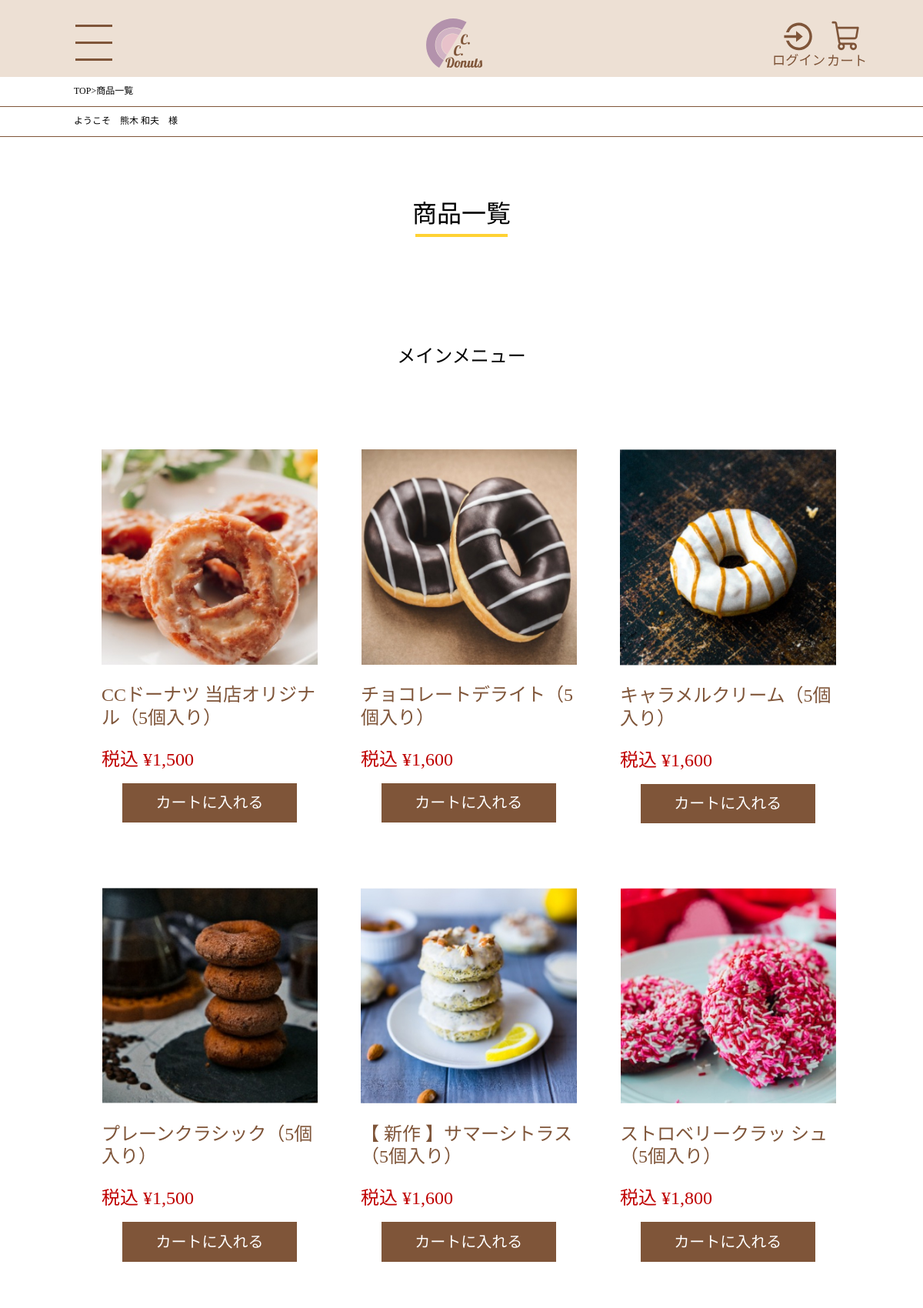
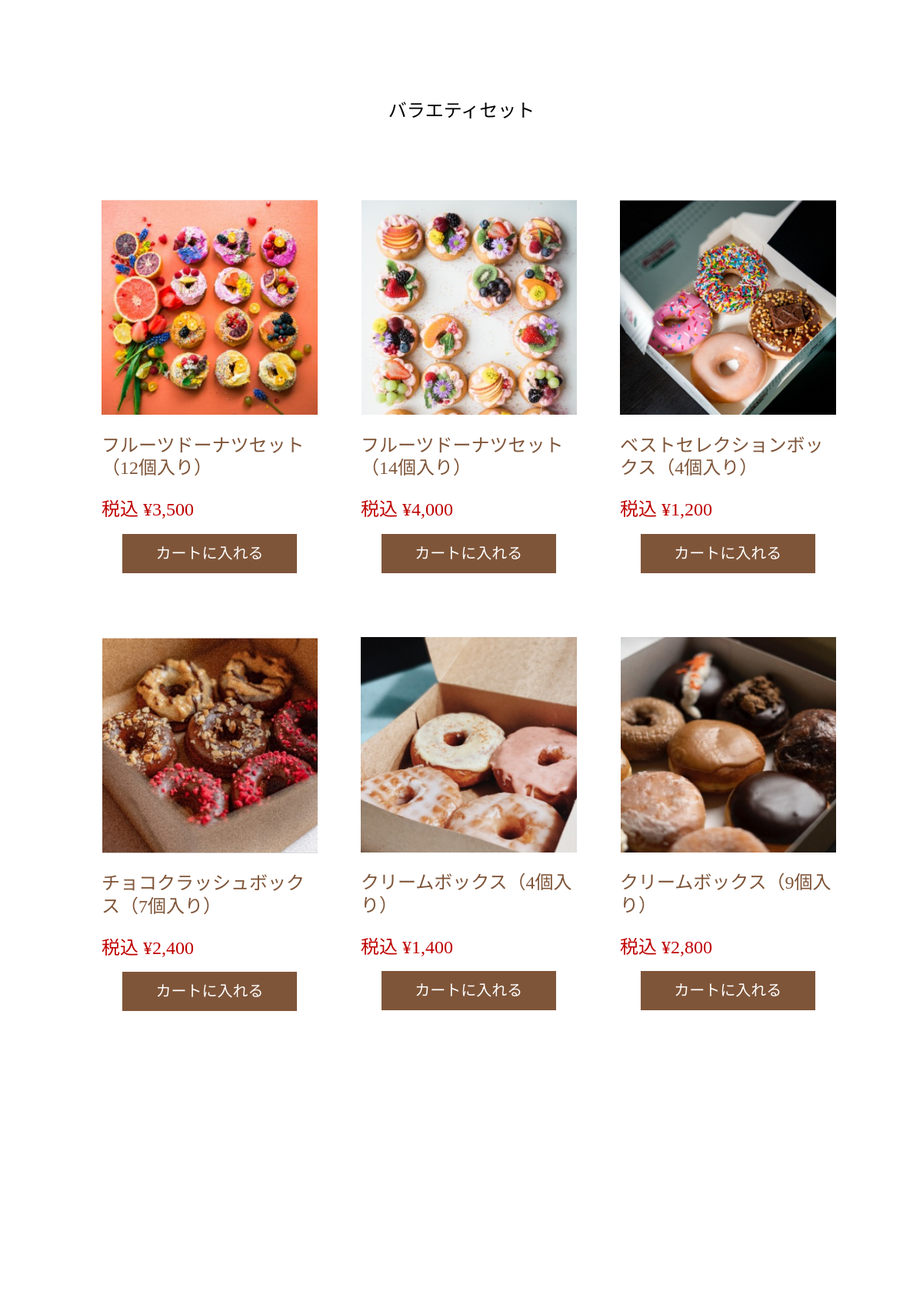
The app's page /product.php (signed in, upper part) with its own data (2 pictures, top to bottom).
### tables this page shows
CREATE TABLE `product` (
  `id` int(11) NOT NULL,
  `name` varchar(200) NOT NULL,
  `price` int(11) NOT NULL,
  `description` varchar(1000) NOT NULL,
  `image` varchar(200) NOT NULL
);

### product.php (the view, shortened to what this page needs)
<?php require 'includes/header.php' ?>
<div class="menu_ber">
  <div class="gest_name">
    <a href="index.php">TOP</a><span>></span>商品一覧
  </div>
  <div class="gest_name">
    <?php if (isset($_SESSION['customer'])) {
      echo 'ようこそ　', $_SESSION['customer']['name'], '　様';
    } else {
      echo 'ようこそ　ゲスト様';
    }
    ?>
  </div>
</div>
<main class="product_donuts_wrapper">
  <section class="product_donuts">
    <div class="title">
      商品一覧
    </div>
    <div class="main_donuts">
      <div class="main_title">
        メインメニュー
      </div>
      <form method="post" action="detail.php">
        <div class="menu-items main_menu-item">
          <?php
          $pdo = new PDO(
            'mysql:host=mysql1.php.xdomain.ne.jp;dbname=yomichi0329_donuts;charset=utf8',
            'yomichi0329_cca',
            'ccadonuts'
          );
          $main = $pdo->query('select * from product where id <= 6');
          $var = $pdo->query('select * from product where id > 6');
          foreach ($main as $row) : ?>
            <div class="menu-item">
              <a href="detail.php?id=<?php echo $row['id'] ?>">
                <img src="<?php echo $row['image'] ?>" class="menu-item-image">
                <h3 class="menu-item-name"><?php echo $row['name'] ?></h3>
                <p class="price">税込 ¥<?php echo number_format($row['price']) ?></p>
              </a>
              <button type="submit" value="" class="cart_btn">
                <a href="cart-show.php?id=<?php echo $row['id'] ?>">
                  カートに入れる
                </a>
              </button>
            </div>
          <?php endforeach ?>
        </div>
        <div class="main_title variety">
          バラエティセット
        </div>
        <div class="menu-items main_menu-item">
          <?php foreach ($var as $row) : ?>
            <div class="menu-item">
              <a href="detail.php?id=<?php echo $row['id'] ?>">
                <img src="<?php echo $row['image'] ?>" class="menu-item-image">
                <h3 class="menu-item-name"><?php echo $row['name'] ?></h3>
                <p class="price">税込 ¥<?php echo number_format($row['price']) ?></p>
              </a>
              <button type="submit" value="0" class="cart_btn">
                <a href="cart-show.php?id=<?php echo $row['id'] ?>">
                  カートに入れる
                </a>
              </button>
            </div>
          <?php endforeach ?>
        </div>
      </form>
    </div>
  </section>
</main>
<?php require 'includes/footer.php' ?>

### common/css/destyle.css (style rules this page uses)
html { line-height: 1.15; -webkit-text-size-adjust: 100%; -webkit-tap-highlight-color: transparent; }
body { margin: 0; }
main { display: block; }
p, table, blockquote, address, pre, iframe, form, figure, dl { margin: 0; }
h1, h2, h3, h4, h5, h6 { font-size: inherit; line-height: inherit; font-weight: inherit; margin: 0; }
a { background-color: transparent; text-decoration: none; color: inherit; }
img, embed, object, iframe { vertical-align: bottom; }
button, input, optgroup, select, textarea { -webkit-appearance: none; appearance: none; vertical-align: middle; color: inherit; font: inherit; background: transparent; padding: 0; margin: 0; outline: 0; border-radius: 0; text-align: inherit; }
button, input { overflow: visible; }
button, select { text-transform: none; }
button, [type="button"], [type="reset"], [type="submit"] { cursor: pointer; -webkit-appearance: none; appearance: none; }

### common/css/base.css (style rules this page uses)
:root { --rectangle1-: #FFD233; --rectangle2-: #B392AC; --rectangle3-: #7F5539; --rectangle4-: #D27C2C; --rectangle5-: #EDE0D4; --rectangle6-: #CCCCCC; --rectangle7-: #D9D9D9; --rectangle8-: #BF0000; --rectangle10-: #000000; --rectangl11-: #E6CCB2; --rectangle12-: #E8C2CA; --rectangle13-: #F7D1CD; --rectangle13-: #FF8877; --font-family-: 'Noto Sans JP', sans-serif; }
img { width: 100%; }
.title { text-align: center; font-size: 20px; line-height: 20px; position: relative; }
.title::after { bottom: -45%; right: 30%; content: ''; position: absolute; border: 2px solid var(--rectangle1-); }
a { cursor: pointer; }
@media screen and (min-width: 768px) { .title { font-size: 32px; line-height: 32px; } }

### common/css/home.css (style rules this page uses)
:root { --rectangle1-: #FFD233; --rectangle2-: #B392AC; --rectangle3-: #7F5539; --rectangle4-: #D27C2C; --rectangle5-: #EDE0D4; --rectangle6-: #CCCCCC; --rectangle7-: #D9D9D9; --rectangle8-: #BF0000; --rectangle10-: #000000; --rectangl11-: #E6CCB2; --rectangle12-: #E8C2CA; --rectangle13-: #F7D1CD; --rectangle13-: #FF8877; --font-family-: 'Noto Sans JP', sans-serif; }
img { width: 100%; }
.gest_name { font-size: 12px; padding: 3% 6%; border-bottom: 1px solid var(--rectangle3-); }
.title::after { width: 38%; }
form { margin-top: 21%; }
.menu-items { margin: 0 auto; display: grid; grid-template-columns: 48% 48%; column-gap: 5%; row-gap: 7%; padding: 0 7%; }
.menu-item { text-align: center; }
.menu-item>a>img { margin-top: 15%; width: 100%; object-fit: cover; }
.menu-item-name { color: var(--rectangle3-); text-align: left; padding-top: 17%; font-weight: 500; line-height: 25.6px; }
.price { text-align: left; margin-top: 9%; color: var(--rectangle8-) }
.cart_btn { text-align: center; margin-top: 11%; width: 90%; font-size: 12px; color: #fff; background-color: var(--rectangle3-); padding: 7% 0; }
@media screen and (min-width: 768px) { .gest_name { font-size: 12px; padding: 1% 8%; border-bottom: 1px solid var(--rectangle3-); } }
@media screen and (min-width: 768px) { .menu-items { display: grid; grid-template-columns: 30% 30% 30%; column-gap: 6%; row-gap: 8%; padding: 0px 11%; } }
@media screen and (min-width: 768px) { .menu-item>a>img { margin-top: 8%; } }
@media screen and (min-width: 768px) { form { margin-top: 10%; } }
@media screen and (min-width: 768px) { .cart_btn { width: 81%; padding: 5% 0; font-size: 20px; margin-top: 6%; } }
@media screen and (min-width: 768px) { .menu-item-name { padding-top: 9%; font-weight: 500; line-height: 29.6px; } }
@media screen and (min-width: 768px) { .price, .menu-item-name { font-size: 24px; } }

### records on screen
product: image (picture), name "CCドーナツ 当店オリジナル（5個入り）", price "1,500"
product: image (picture), name "チョコレートデライト（5個入り）", price "1,600"
product: image (picture), name "キャラメルクリーム（5個入り）", price "1,600"
product: image (picture), name "プレーンクラシック（5個入り）", price "1,500"
product: image (picture), name "【 新作 】サマーシトラス（5個入り）", price "1,600"
product: image (picture), name "ストロベリークラッ シュ（5個入り）", price "1,800"
product: image (picture), name "フルーツドーナツセット（12個入り）", price "3,500"
product: image (picture), name "フルーツドーナツセット（14個入り）", price "4,000"
product: image (picture), name "ベストセレクションボックス（4個入り）", price "1,200"
product: image (picture), name "チョコクラッシュボックス（7個入り）", price "2,400"
product: image (picture), name "クリームボックス（4個入り）", price "1,400"
product: image (picture), name "クリームボックス（9個入り）", price "2,800"

### other values on screen
$_SESSION['customer']['name'] "熊木 和夫"
